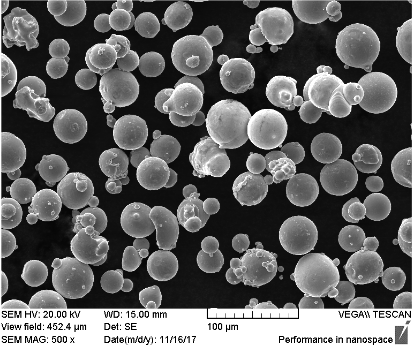
#> input picture day2/image_processing/poudre.png, 414 x 348 px
$ jupyter execute image_processing.ipynb   (shell and % lines are left out)
#> lines starting #> are read from the running program, lines starting #| are printed output that depends on the picture; after the words box and inside, x2 and y2 are one past the last pixel; in counts of white or black regions, pixels touching at a corner belong together
# Image processing demo

See PyMoo:
https://pymoo.org/index.html

[cell 1]
import numpy as np
import matplotlib.pyplot as plt
from PIL import Image
from scipy import ndimage

[cell 2]
path = "poudre.png"
im = np.asarray(Image.open(path))
#> im is the input picture: shape (348, 414, 4); mean R, G, B, A 97.9, 97.9, 97.9, 255
plt.figure()
plt.imshow(im)
plt.show()

[cell 3]
imr = im[:300, :, 0]
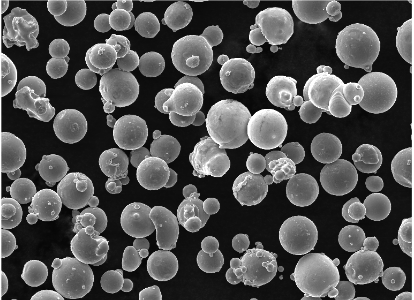
#> imr: shape (300, 414); min 6, max 255, mean 81.9
plt.figure()
plt.imshow(imr, cmap="copper")
plt.colorbar()
plt.show()
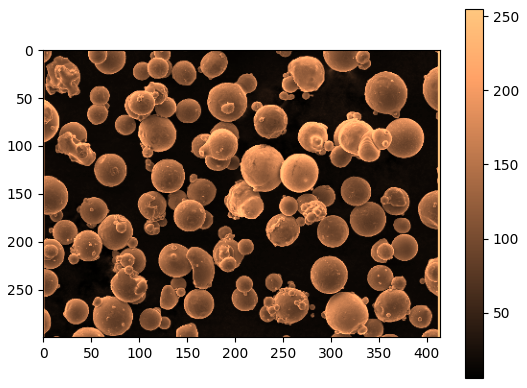
#> figure drawn by matplotlib, 2 panels

[cell 4]
plt.figure()
plt.hist(imr.flatten(), bins=np.arange(256))
plt.grid()
plt.xlabel("Pixel value")
plt.ylabel("Pixel count")
plt.show()
#> figure, not shown here; tallest bar 9125 high, from x = 15 to 16

## Thresholding

[cell 5]
thresh = 50.0
imt = (imr > thresh) * 1.0
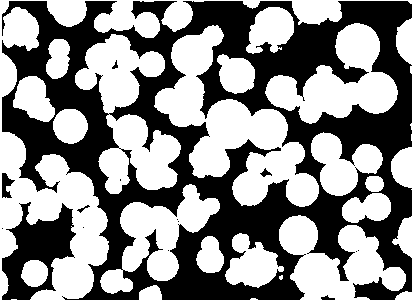
#> imt: shape (300, 414) float64; values 0 (black) and 1 (white), 54.5% white; 15 black regions (8 under 20 px), largest, box (x1, y1, x2, y2) and area: (2, 1, 412, 300) 52552, (2, 202, 76, 300) 3643, (2, 173, 15, 198) 181
plt.figure()
plt.imshow(imt, cmap="binary")
plt.colorbar()
plt.show()

[cell 6]
ims = ndimage.gaussian_filter(imr, sigma=2)
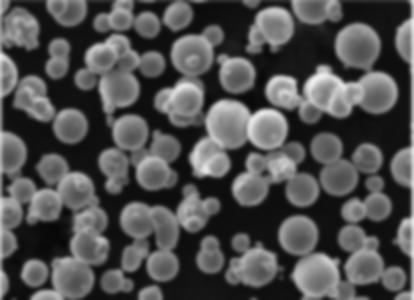
#> ims: shape (300, 414); min 6, max 238, mean 80.9
ims = (ndimage.sobel(ims, axis=0) ** 2 + ndimage.sobel(ims, axis=1) ** 2) ** 0.5
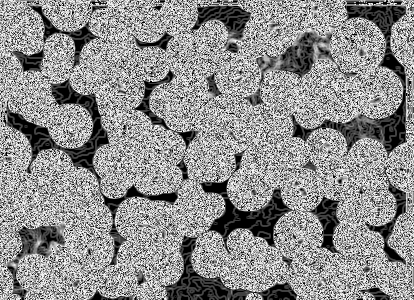
#> ims: shape (300, 414) float64; min 0, max 15.81, mean 8.85; drawn with min black and max white

plt.figure()
plt.imshow(ims, cmap="jet")
plt.colorbar()
plt.show()
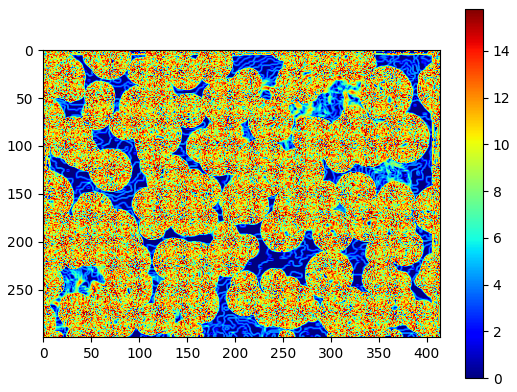
#> figure drawn by matplotlib, 2 panels

[cell 7]
ssize = 31
mid = ssize // 2
structure = np.ones((ssize, ssize), dtype=np.uint8)
for r in range(ssize):
    for c in range(ssize):
        radius = (r - mid) ** 2 + (c - mid) ** 2
        if radius > (ssize / 2) ** 2:
            structure[r, c] = 0

# EROSION
ime = ndimage.binary_erosion(imt, structure=structure)
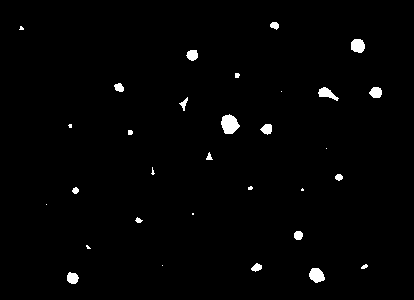
#> ime: shape (300, 414) bool; 1.4% white; 31 white regions (11 under 20 px), largest, box (x1, y1, x2, y2) and area: (221, 114, 240, 134) 267, (309, 268, 325, 283) 175, (351, 39, 365, 53) 161
plt.figure()
plt.imshow(ime, cmap="binary")
plt.colorbar()
plt.show()
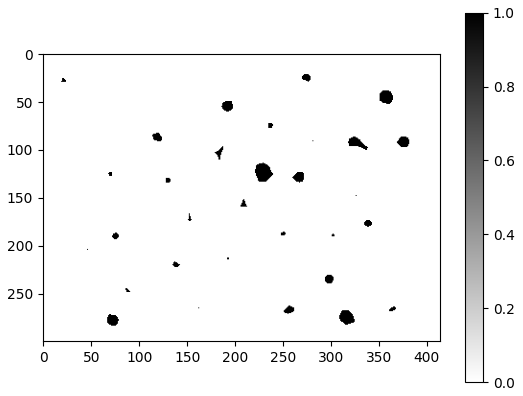
#> figure drawn by matplotlib, 2 panels

[cell 8]
ssize // 2

[cell 9]
imtg = ndimage.gaussian_filter(ims, sigma=5)
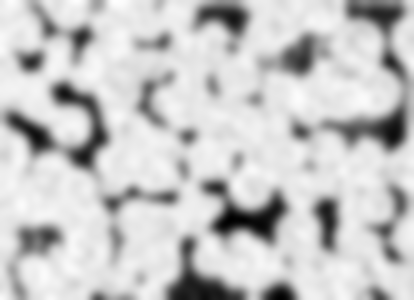
#> imtg: shape (300, 414) float64; min 1.2, max 11.02, mean 8.85; drawn with min black and max white

plt.figure()
plt.imshow(imtg, cmap="jet")
plt.colorbar()
plt.show()
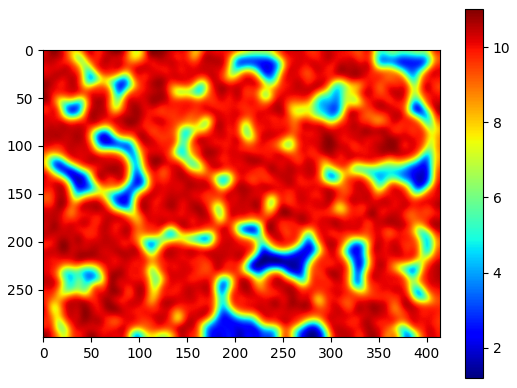
#> figure drawn by matplotlib, 2 panels

[cell 10]
import numba

# GENETIC OPTIMIZATION
nr, nc = imt.shape
#> nr = 300; nc = 414


@numba.jit
def cost(row, col, rad):
    score = 0
    irow = int(row)
    icol = int(col)
    irad = int(rad)
    for r in range(max(irow - irad - 1, 0), min(irow + irad + 1, nr)):
        for c in range(max(icol - irad - 1, 0), min(icol + irad + 1, nc)):
            radius = ((r - row) ** 2 + (c - col) ** 2) ** 0.5
            if radius <= rad:
                pixel = imt[r, c]
                if pixel == 1:
                    score += 1
                elif pixel == 0:
                    score -= 10
    return score
